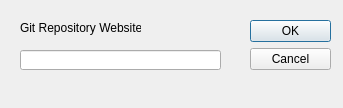
<?xml version="1.0" encoding="UTF-8"?>
<ui version="4.0">
 <class>searchCommit</class>
 <widget class="QDialog" name="searchCommit">
  <property name="geometry">
   <rect>
    <x>0</x>
    <y>0</y>
    <width>343</width>
    <height>108</height>
   </rect>
  </property>
  <property name="windowTitle">
   <string>Dialog</string>
  </property>
  <widget class="QDialogButtonBox" name="buttonBox">
   <property name="geometry">
    <rect>
     <x>250</x>
     <y>20</y>
     <width>81</width>
     <height>241</height>
    </rect>
   </property>
   <property name="orientation">
    <enum>Qt::Vertical</enum>
   </property>
   <property name="standardButtons">
    <set>QDialogButtonBox::Cancel|QDialogButtonBox::Ok</set>
   </property>
  </widget>
  <widget class="QLineEdit" name="gitWebsite">
   <property name="geometry">
    <rect>
     <x>20</x>
     <y>50</y>
     <width>201</width>
     <height>20</height>
    </rect>
   </property>
  </widget>
  <widget class="QLabel" name="label">
   <property name="geometry">
    <rect>
     <x>20</x>
     <y>20</y>
     <width>121</width>
     <height>16</height>
    </rect>
   </property>
   <property name="text">
    <string>Git Repository Website</string>
   </property>
  </widget>
 </widget>
 <resources/>
 <connections>
  <connection>
   <sender>buttonBox</sender>
   <signal>accepted()</signal>
   <receiver>searchCommit</receiver>
   <slot>accept()</slot>
   <hints>
    <hint type="sourcelabel">
     <x>248</x>
     <y>254</y>
    </hint>
    <hint type="destinationlabel">
     <x>157</x>
     <y>274</y>
    </hint>
   </hints>
  </connection>
  <connection>
   <sender>buttonBox</sender>
   <signal>rejected()</signal>
   <receiver>searchCommit</receiver>
   <slot>reject()</slot>
   <hints>
    <hint type="sourcelabel">
     <x>316</x>
     <y>260</y>
    </hint>
    <hint type="destinationlabel">
     <x>286</x>
     <y>274</y>
    </hint>
   </hints>
  </connection>
 </connections>
</ui>
